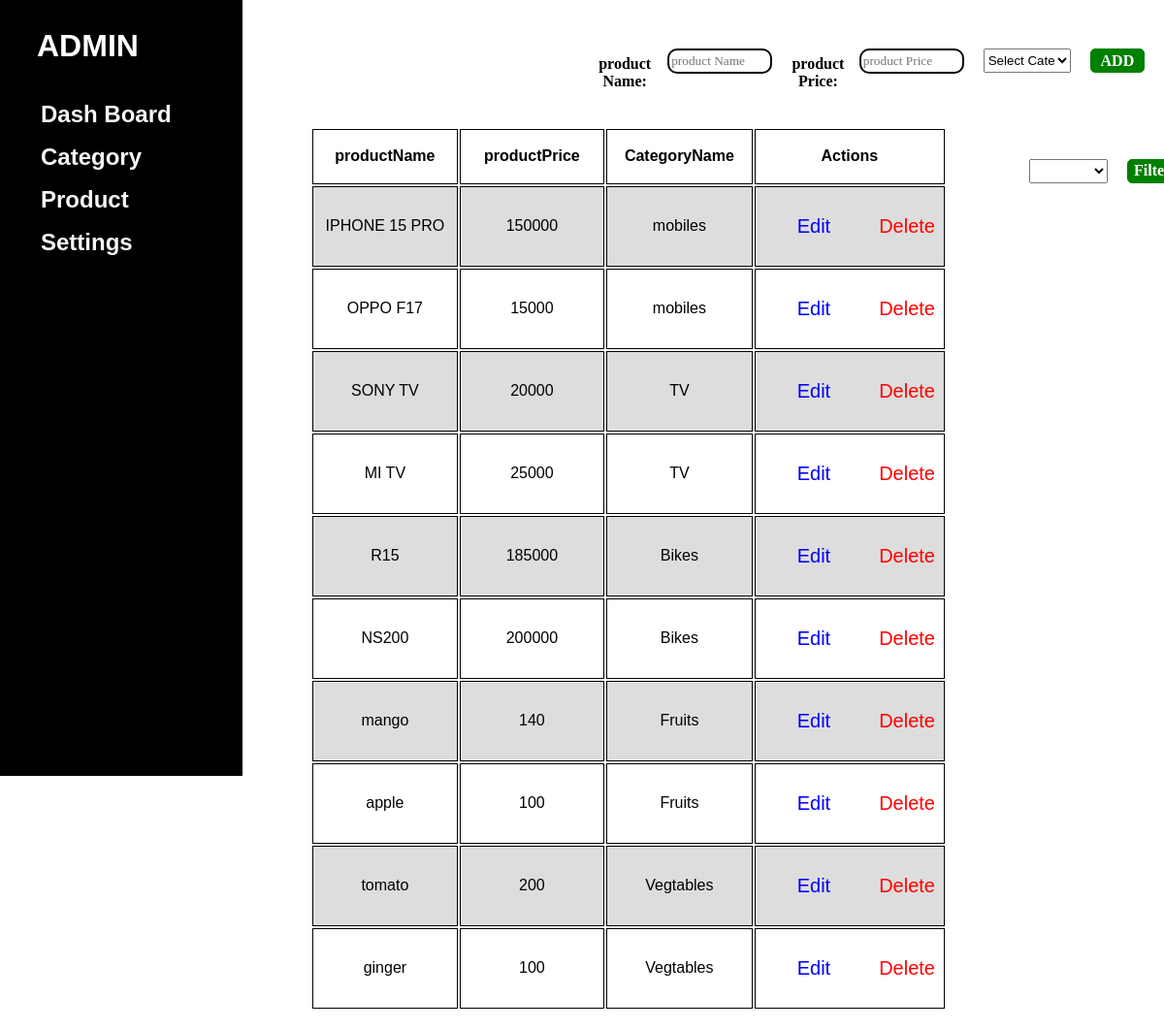
The page /product.php on the database its author committed.
### tables this page shows
CREATE TABLE `product` (
  `productId` int(255) NOT NULL,
  `productName` varchar(255) NOT NULL,
  `productPrice` int(255) NOT NULL,
  `CategoryName` varchar(255) NOT NULL
);

### product.php (the view, shortened to what this page needs)
<?php
$con = mysqli_connect("localhost", "root", "", "user");
$filterQuery = "";
?>
<!DOCTYPE html>
<html>
<head>
</head>
<body>
<?php include "side_menu.php"; ?>
<div class="main-content">
<?php
if (isset($_GET['edit'])) {
    $ID = $_GET['edit'];
    $sql = "SELECT * FROM product WHERE productId='$ID'";
    $result = $con->query($sql);
    if ($result->num_rows > 0) {
        $row = $result->fetch_assoc();
?>
        <form action="product.php" method="post" id="update">
            <h6>Product ID:</h6>
            <input type="text" name="ID" value="<?php echo $row['productId']; ?>" readonly>
            <h6>product Name:</h6>
            <input type="text" name="Name" value="<?php echo $row['productName']; ?>" class="box" required>
            <h6>product Price:</h6>
            <input type="number" name="Price" value="<?php echo $row['productPrice']; ?>" class="Price" required>
            <select name="category" required>
                <option value=""><?php echo $row['CategoryName']; ?></option>
                <?php
                $view = "SELECT CategoryName FROM category";
                $result = $con->query($view);
                if ($result !== false && $result->num_rows > 0) {
                    while ($row = $result->fetch_assoc()) {
                        echo "<option value='{$row['CategoryName']}'>{$row['CategoryName']}</option>";
                    }
                }
                ?>
            </select>
            <button type="submit" name="UPDATE">update</button>
        </form>
<?php
    }
} else {
?>
    <form action="product.php" method="post">
        <h6>product Name:</h6>
        <input type="text" name="Name" placeholder="product Name" required>
        <h6>product Price:</h6>
        <input type="number" name="Price" placeholder="product Price"  required>
        <select name="category" required>
            <option value="" disabled selected>Select Category</option>
        </select>
        <button type="submit" name="ADD" id='add'>ADD</button>
    </form>
<?php
}
?>
    <table>
        <tr>
            <th>productName</th>
            <th>productPrice</th>
            <th>CategoryName</th>
            <th>Actions</th>
            <th id='select'>
                <form action="product.php" method="post" required>
                    <select name="filter">
                        <option value=""></option>
                        <?php
                        $view = "SELECT CategoryName FROM category";
                        $result = $con->query($view);
                        if ($result !== false && $result->num_rows > 0) {
                            while ($row = $result->fetch_assoc()) {
                                echo "<option value='{$row['CategoryName']}'>{$row['CategoryName']}</option>";
                            }
                        }
                        ?>
                    </select>
                    <button type="submit" name="filterButton">Filter</button>
                </form>
            </th>
        </tr>
        <?php
        $view = "SELECT * FROM product $filterQuery ORDER BY productId ASC";
        $result = $con->query($view);
        if ($result !== false && $result->num_rows > 0) {
            while ($row = $result->fetch_assoc()) {
        ?>
                <tr>
                    <td><?php echo $row['productName']; ?></td>
                    <td><?php echo $row['productPrice']; ?></td>
                    <td><?php echo $row['CategoryName']; ?></td>
                    <td>
                        <div class="change">
                            <p class="edit"><a href="product.php?edit=<?php echo $row['productId']; ?>" style="color: blue;">Edit</a></p>
                            <p class="delete"><a href="#" onclick="deleteproduct('<?php echo $row['productId']; ?>')" style="color: red;">Delete</a></p>
                        </div>
                    </td>
                </tr>
        <?php
            }
        } else {
            echo "<tr><td colspan='4'>No Products found</td></tr>";
        }
        ?>
    </table>
</div>
</body>
</html>

### side_menu.php (shortened to what this page needs)
<!DOCTYPE html>
<html>
<head>
</head>
<body>
<div class="side-menu" id="sideMenu">
	<h1>ADMIN</h1>
	<h2><a href="Dashboard.php">Dash Board</a></h2>
	<h2><a href="category.php">Category</a></h2>
	<h2><a href="product.php">Product</a></h2>
	<h2><a href="settings.php">Settings</a></h2>
</div>
</body>
</html>

### product.php (style rules this page uses)
body { margin-left: 400px; }
td, th { width: 150px; height: 50px; text-align: center; border: 1px solid black; }
tr:nth-child(even) { background-color: #dddddd; }
form { display: flex; margin-left: 32%; }
h6 { margin-left: 10px; color: black; font-size: 16px; font-family: 'poppins'; text-align: center; }
input { margin-bottom: 10px; margin-left: 5px; margin-top: 30px; height: 20px; width: 100px; border: 2px solid black; border-radius: 10px; font-family: 'poppins'; }
.edit { font-size: 20px; color: red; }
.change { display: flex; }
.delete { color: red; font-size: 20px; text-decoration: none !important; }
button { margin-left: 20px; margin-top: 30px; width: 70px; height: 25px; background-color: green; border: 1px solid green; font-size: 16px; border-radius: 5px; color: white; font-family: "Times New Roman"; font-weight: bolder; cursor: pointer; }
select { margin-left: 20px; margin-top: 30px; width: 90px; height: 25px; }
#select { Border: none; margin-top: -20px; }

### side_menu.php (style rules this page uses)
body { font-family: Arial, sans-serif; margin: 0; padding: 0; box-sizing: border-box; }
.side-menu { width: 250px; height: 100vh; background: black; position: fixed; top: 0; left: 0; color: white; overflow-y: auto; transition: transform 0.3s ease; }
.side-menu h1 { margin-left: 30px; padding: 8px; }
.side-menu h2 { margin: 0; padding: 0; }
a { display: block; margin-left: 10px; padding: 8px 8px 8px 32px; text-decoration: none; cursor: pointer; color: whitesmoke; transition: background 0.3s; }
.main-content { margin-left: 300px; padding: 20px; transition: margin-left 0.3s ease; }

### rows shown on the page
product: productName "IPHONE 15 PRO", productPrice "150000", CategoryName "mobiles"
product: productName "OPPO F17", productPrice "15000", CategoryName "mobiles"
product: productName "SONY TV", productPrice "20000", CategoryName "TV"
product: productName "MI TV", productPrice "25000", CategoryName "TV"
product: productName "R15", productPrice "185000", CategoryName "Bikes"
product: productName "NS200", productPrice "200000", CategoryName "Bikes"
product: productName "mango", productPrice "140", CategoryName "Fruits"
product: productName "apple", productPrice "100", CategoryName "Fruits"
product: productName "tomato", productPrice "200", CategoryName "Vegtables"
product: productName "ginger", productPrice "100", CategoryName "Vegtables"
